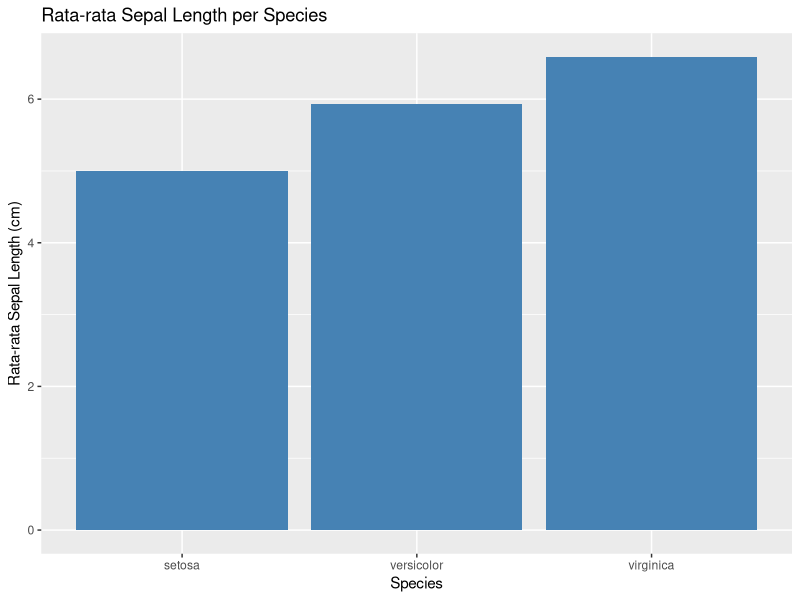

Reproduce this figure in R.
rm(list = ls())

data(iris)

head(iris)

# ======================================================
# SOAL 1
# Berapa nilai rata-rata Sepal.Length untuk masing-masing species?
# ======================================================

library(dplyr)

iris_summary <- iris %>%
  group_by(Species) %>%
  summarise(
    mean_sepal = mean(Sepal.Length)
  )

# Menampilkan hasil
iris_summary

# ======================================================
# JAWABAN SOAL 1 (BERDASARKAN OUTPUT)
# Setosa     : ± 5.01 cm
# Versicolor : ± 5.94 cm
# Virginica  : ± 6.59 cm
# ======================================================


# ======================================================
# SOAL 2
# Species mana yang memiliki rata-rata Sepal.Length paling panjang?
# ======================================================

# Mencari species dengan mean_sepal terbesar
species_terpanjang <- iris_summary %>%
  filter(mean_sepal == max(mean_sepal))

species_terpanjang

# ======================================================
# JAWABAN SOAL 2
# Species dengan rata-rata Sepal.Length paling panjang adalah:
# Virginica (± 6.59 cm)
# ======================================================


# ======================================================
# SOAL 3
# Apa fungsi stat = "identity" pada geom_bar()?
# ======================================================

library(ggplot2)

ggplot(iris_summary, aes(x = Species, y = mean_sepal)) +
  geom_bar(stat = "identity", fill = "steelblue") +
  labs(
    title = "Rata-rata Sepal Length per Species",
    x = "Species",
    y = "Rata-rata Sepal Length (cm)"
  )

# ======================================================
# JAWABAN SOAL 3
# stat = "identity" digunakan agar tinggi batang (bar)
# sesuai dengan nilai numerik yang sudah ada di data.
# Tanpa stat = "identity", geom_bar() akan menghitung
# frekuensi data, bukan menggunakan nilai mean_sepal.
# ======================================================


# ======================================================
# SOAL 4
# Jelaskan potongan kode berikut dengan implementasi:
#
# iris_summary <- iris %>%
#   group_by(Species) %>%
#   summarise(mean_sepal = mean(Sepal.Length))
# ======================================================

# IMPLEMENTASI ULANG + KOMENTAR

iris_summary <- iris %>%
  group_by(Species) %>%          # Mengelompokkan data berdasarkan Species
  summarise(
    mean_sepal = mean(Sepal.Length)  # Menghitung rata-rata Sepal.Length
  )

# Menampilkan hasil akhir ringkasan
iris_summary

